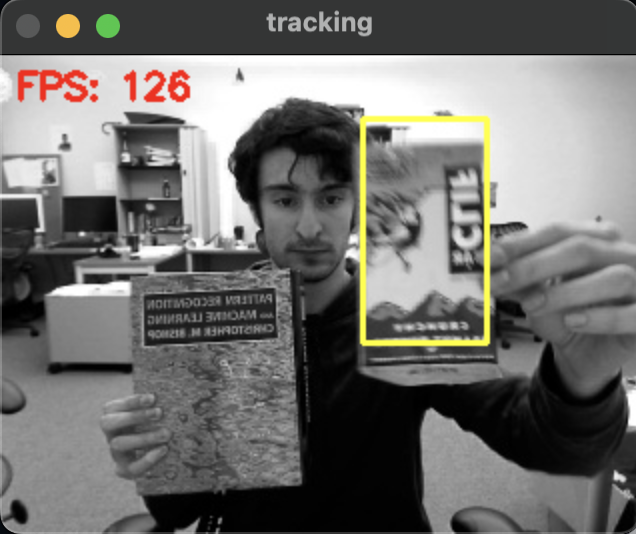
#> input picture Sample.png, 636 x 534 px
$ python -i KCF_Tracker.py   (imports and definitions only)
#> lines starting #> are read from the running program, lines starting #| are printed output that depends on the picture
import numpy as np
import cv2
import FHOG


# [5 lines left out: function fftd, not called in this run]


def real(img):
    return img[:, :, 0]


def imag(img):
    return img[:, :, 1]


# [24 lines left out: functions complexMultiplication, complexDivision, rearrange, not called in this run]


def x2(rect):
    return rect[0] + rect[2]


def y2(rect):
    return rect[1] + rect[3]


def limit(rect, limit_):
    if rect[0] + rect[2] > limit_[0] + limit_[2]:
        rect[2] = limit_[0] + limit_[2] - rect[0]
    if rect[1] + rect[3] > limit_[1] + limit_[3]:
        rect[3] = limit_[1] + limit_[3] - rect[1]
    if rect[0] < limit_[0]:
        rect[2] -= (limit_[0] - rect[0])
        rect[0] = limit_[0]
    if rect[1] < limit_[1]:
        rect[3] -= (limit_[1] - rect[1])
        rect[1] = limit_[1]
    if rect[2] < 0:
        rect[2] = 0
    if rect[3] < 0:
        rect[3] = 0
    return rect


# [8 lines left out: function getBorder, not called in this run]


def subwindow(img, window, borderType=cv2.BORDER_CONSTANT):
    cutWindow = [x for x in window]
    limit(cutWindow, [0, 0, img.shape[1], img.shape[0]])
    assert (cutWindow[2] > 0 and cutWindow[3] > 0)
    border = getBorder(window, cutWindow)
    res = img[cutWindow[1]:cutWindow[1] + cutWindow[3],
              cutWindow[0]:cutWindow[0] + cutWindow[2]]
    if border != [0, 0, 0, 0]:
        res = cv2.copyMakeBorder(res, border[1], border[3], border[0], border[2], borderType)
    return res


class KCFTracker:
    def __init__(self, hog=False, fixed_window=True, multiscale=False):
        self.lambdar = 0.0001
        self.padding = 2.5
        self.output_sigma_factor = 0.125
        if hog:
            self.interp_factor = 0.012
            self.sigma = 0.6
            self.cell_size = 4
            self._hogfeatures = True
        else:
            self.interp_factor = 0.075
            self.sigma = 0.2
            self.cell_size = 1
            self._hogfeatures = False
        if multiscale:
            self.template_size = 96
            self.scale_step = 1.05
            self.scale_weight = 0.96
        elif fixed_window:
            self.template_size = 96
            self.scale_step = 1
        else:
            self.template_size = 1
            self.scale_step = 1
        self._tmpl_sz = [0, 0]
        self._roi = [0., 0., 0., 0.]
        self.size_patch = [0, 0, 0]
        self._scale = 1.
        self._alphaf = None
        self._prob = None
        self._tmpl = None
        self.hann = None

    def subPixelPeak(self, left, center, right):
        divisor = 2 * center - right - left
        return 0 if abs(divisor) < 1e-3 else 0.5 * (right - left) / divisor

    # [46 lines left out: functions createHanningMats, createGaussianPeak, gaussianCorrelation, not called in this run]

    def getFeatures(self, image, inithann, scale_adjust=1.0):
        extracted_roi = [0, 0, 0, 0]
        cx = self._roi[0] + self._roi[2] / 2
        cy = self._roi[1] + self._roi[3] / 2
        if inithann:
            padded_w = self._roi[2] * self.padding
            padded_h = self._roi[3] * self.padding
            if self.template_size > 1:
                if padded_w >= padded_h:
                    self._scale = padded_w / float(self.template_size)
                else:
                    self._scale = padded_h / float(self.template_size)
                self._tmpl_sz[0] = int(padded_w / self._scale)
                self._tmpl_sz[1] = int(padded_h / self._scale)
            else:
                self._tmpl_sz[0] = int(padded_w)
                self._tmpl_sz[1] = int(padded_h)
                self._scale = 1.
            if self._hogfeatures:
                self._tmpl_sz[0] = (int(self._tmpl_sz[0]) // (2 * self.cell_size)) * (2 * self.cell_size) + 2 * self.cell_size
                self._tmpl_sz[1] = (int(self._tmpl_sz[1]) // (2 * self.cell_size)) * (2 * self.cell_size) + 2 * self.cell_size
            else:
                self._tmpl_sz[0] = (int(self._tmpl_sz[0]) // 2) * 2
                self._tmpl_sz[1] = (int(self._tmpl_sz[1]) // 2) * 2
        extracted_roi[2] = int(scale_adjust * self._scale * self._tmpl_sz[0])
        extracted_roi[3] = int(scale_adjust * self._scale * self._tmpl_sz[1])
        extracted_roi[0] = int(cx - extracted_roi[2] / 2)
        extracted_roi[1] = int(cy - extracted_roi[3] / 2)
        z = subwindow(image, extracted_roi, cv2.BORDER_REPLICATE)
        if z.shape[1] != self._tmpl_sz[0] or z.shape[0] != self._tmpl_sz[1]:
            z = cv2.resize(z, tuple(self._tmpl_sz))
        if self._hogfeatures:
            mapp = {'sizeX': 0, 'sizeY': 0, 'numFeatures': 0, 'map': 0}
            mapp = FHOG.getFeatureMaps(z, self.cell_size, mapp)
            mapp = FHOG.normalizeAndTruncate(mapp, 0.2)
            mapp = FHOG.PCAFeatureMaps(mapp)
            self.size_patch = list(map(int, [mapp['sizeY'], mapp['sizeX'], mapp['numFeatures']]))
            FeaturesMap = mapp['map'].reshape(
                (self.size_patch[0] * self.size_patch[1], self.size_patch[2])
            ).T
        else:
            if z.ndim == 3 and z.shape[2] == 3:
                FeaturesMap = cv2.cvtColor(z, cv2.COLOR_BGR2GRAY)
            elif z.ndim == 2:
                FeaturesMap = z
            FeaturesMap = FeaturesMap.astype(np.float32) / 255.0 - 0.5
            self.size_patch = [z.shape[0], z.shape[1], 1]
        if inithann:
            self.createHanningMats()
        FeaturesMap = self.hann * FeaturesMap
        return FeaturesMap

    # [26 lines left out: functions detect, train, init, not called in this run]

    def update(self, image):
        if self._roi[0] + self._roi[2] <= 0:  self._roi[0] = -self._roi[2] + 1
        if self._roi[1] + self._roi[3] <= 0:  self._roi[1] = -self._roi[2] + 1
        if self._roi[0] >= image.shape[1] - 1:  self._roi[0] = image.shape[1] - 2
        if self._roi[1] >= image.shape[0] - 1:  self._roi[1] = image.shape[0] - 2
        cx = self._roi[0] + self._roi[2] / 2.
        cy = self._roi[1] + self._roi[3] / 2.
        loc, peak_value = self.detect(self._tmpl, self.getFeatures(image, 0, 1.0))
        if self.scale_step != 1:
            new_loc1, new_peak_value1 = self.detect(self._tmpl, self.getFeatures(image, 0, 1.0 / self.scale_step))
            new_loc2, new_peak_value2 = self.detect(self._tmpl, self.getFeatures(image, 0, self.scale_step))
            if self.scale_weight * new_peak_value1 > peak_value and new_peak_value1 > new_peak_value2:
                loc = new_loc1
                peak_value = new_peak_value1
                self._scale /= self.scale_step
                self._roi[2] /= self.scale_step
                self._roi[3] /= self.scale_step
            elif self.scale_weight * new_peak_value2 > peak_value:
                loc = new_loc2
                peak_value = new_peak_value2
                self._scale *= self.scale_step
                self._roi[2] *= self.scale_step
                self._roi[3] *= self.scale_step
        self._roi[0] = cx - self._roi[2] / 2.0 + loc[0] * self.cell_size * self._scale
        self._roi[1] = cy - self._roi[3] / 2.0 + loc[1] * self.cell_size * self._scale
        if self._roi[0] >= image.shape[1] - 1:  self._roi[0] = image.shape[1] - 1
        if self._roi[1] >= image.shape[0] - 1:  self._roi[1] = image.shape[0] - 1
        if self._roi[0] + self._roi[2] <= 0:  self._roi[0] = -self._roi[2] + 2
        if self._roi[1] + self._roi[3] <= 0:  self._roi[1] = -self._roi[3] + 2
        assert (self._roi[2] > 0 and self._roi[3] > 0)
        x = self.getFeatures(image, 0, 1.0)
        self.train(x, self.interp_factor)
        return self._roi

>>> import cv2
>>> picture = cv2.imread('Sample.png', cv2.IMREAD_GRAYSCALE)
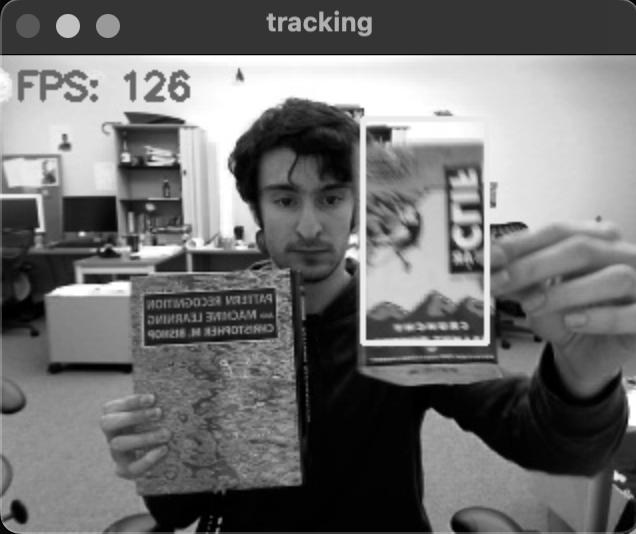
#> picture: shape (534, 636); min 0, max 255, mean 112.4
>>> result = KCFTracker().update(picture)
#> (the run stopped early here; a loop or call above may not have finished)
